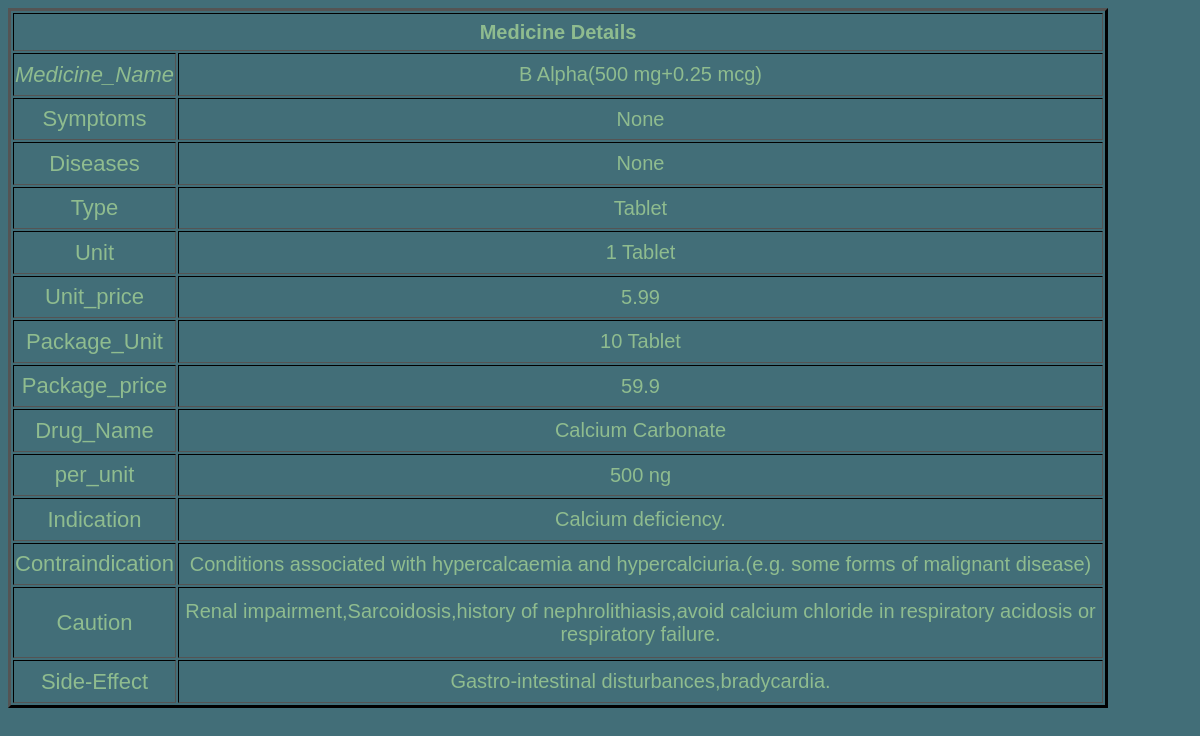
/guide/view/26/, run on the app's committed database.
### guide/models.py (models this page shows, shortened)
class guides(models.Model):
    mname=models.CharField(null='False',verbose_name='Medicine_Name',max_length=30)
    symptoms = models.CharField(max_length=1000, null='False')
    diseases = models.CharField(max_length=1000,null='False')
    category=models.CharField(null='False',verbose_name='Type',max_length=50)
    unit=models.CharField(max_length=10,null='False',verbose_name='Unit')
    unit_price=models.FloatField(null='False',verbose_name='Unit_price')
    package_unit=models.CharField(max_length=10,null='False',verbose_name='Package_Unit')
    package_price=models.FloatField(null='False',verbose_name='Package_price')
    drug=models.CharField(max_length=20,null='False',verbose_name='Drug_Name')
    per_unit=models.CharField(max_length=10,null='False',verbose_name='per_unit')
    indication=models.CharField(max_length=100,verbose_name='Indication')
    contraindication=models.CharField(max_length=100,verbose_name='Containdication')
    caution=models.CharField(max_length=500,null='True',verbose_name='Caution')
    side_effect=models.CharField(max_length=500,null='True',verbose_name='Side-Effect')

### guide/views.py (the view)
# urls.py: path('view/<int:pk>/', View,name='vieww'),
def View(request, pk):
    guide= get_object_or_404(guides,id=pk)
    return render(request,'view.html',{'key':guide})

### guide/templates/view.html
{% load static %}
<html>
    <head>
        <link rel="stylesheet" type="text/css" href="{% static 'guide.css' %}">
    </head>
    <body>
        <table border=3>
        <th colspan="2">Medicine Details</th>
<tr><td class="menu"><I>Medicine_Name</I></td><td>{{key.mname}}</td></tr>
<tr><td class="menu">Symptoms</td><td>{{key.symptoms}}</td></tr>
<tr><td class="menu">Diseases</td><td>{{key.diseases}}</td></tr>
<tr><td class="menu">Type</td><td>{{ key.category }}</td></tr>
<tr><td class="menu">Unit</td><td>{{ key.unit }}</td></tr>
<tr><td class="menu">Unit_price</td><td>{{ key.unit_price }}</td></tr>
<tr><td class="menu">Package_Unit</td><td>{{ key.package_unit }}</td></tr>
<tr><td class="menu">Package_price</td><td>{{ key.package_price }}</td></tr>
<tr><td class="menu">Drug_Name</td><td>{{ key.drug }}</td></tr>
<tr><td class="menu">per_unit</td><td>{{ key.per_unit }}</td></tr>
<tr><td class="menu">Indication</td><td>{{ key.indication }}</td></tr>
<tr><td class="menu">Contraindication</td><td>{{ key.contraindication }}</td></tr>
<tr><td class="menu">Caution</td><td>{{ key.caution }}</td></tr>
<tr><td class="menu">Side-Effect</td><td>{{ key.side_effect }}</td></tr>
        </table>
</body>
</html>

### guide/static/guide.css (style rules this page uses)
body { background-color: rgba(13, 70, 83, 0.78); }
table { border-color:black; height:700px; width:1100px; text-align: center; font-size: 20px; color:darkseagreen; font-family: Arial, Helvetica, sans-serif; }
table tr td.menu { font-size: 22px; }

### data on the page
guides: mname "B Alpha(500 mg+0.25 mcg)", symptoms "None", diseases "None", category "Tablet", unit "1 Tablet", unit_price "5.99", package_unit "10 Tablet", package_price "59.9", drug "Calcium Carbonate", per_unit "500 ng", indication "Calcium deficiency.", contraindication "Conditions associated with hypercalcaemia and hypercalciuria.(e.g. some forms of malignant disease)", caution "Renal impairment,Sarcoidosis,history of nephrolithiasis,avoid calcium chloride in respiratory acidosis or respiratory failure.", side_effect "Gastro-intestinal disturbances,bradycardia."
